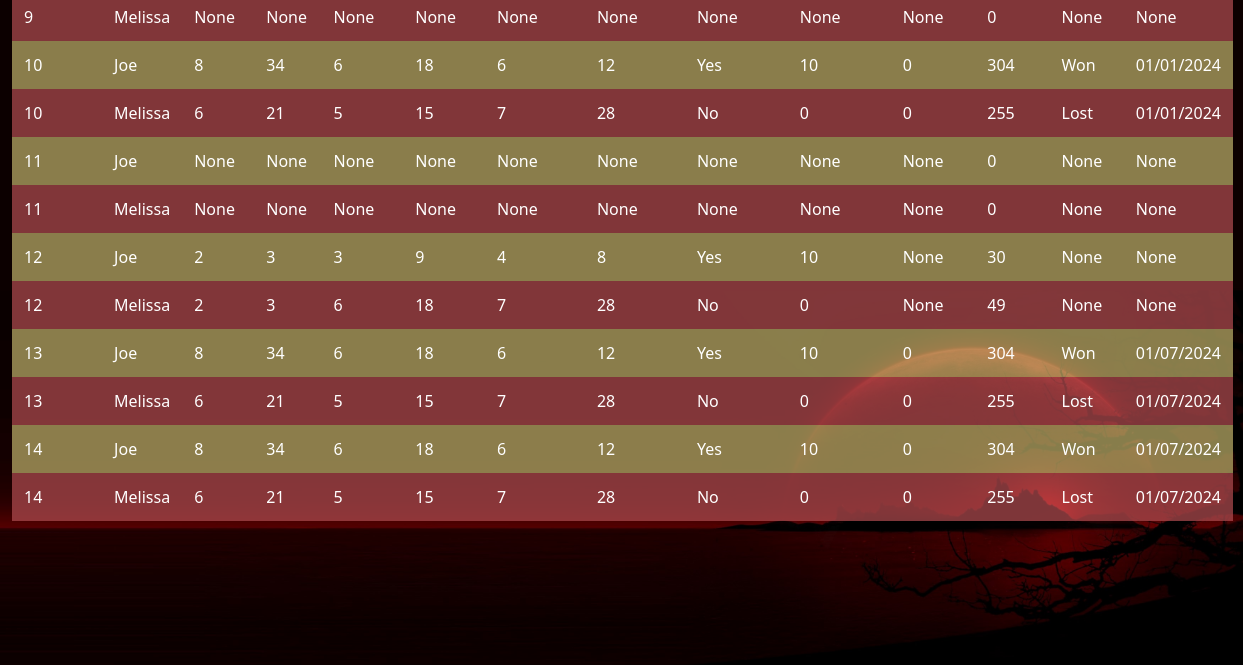
Page /history (lower part) on the earlier database version.
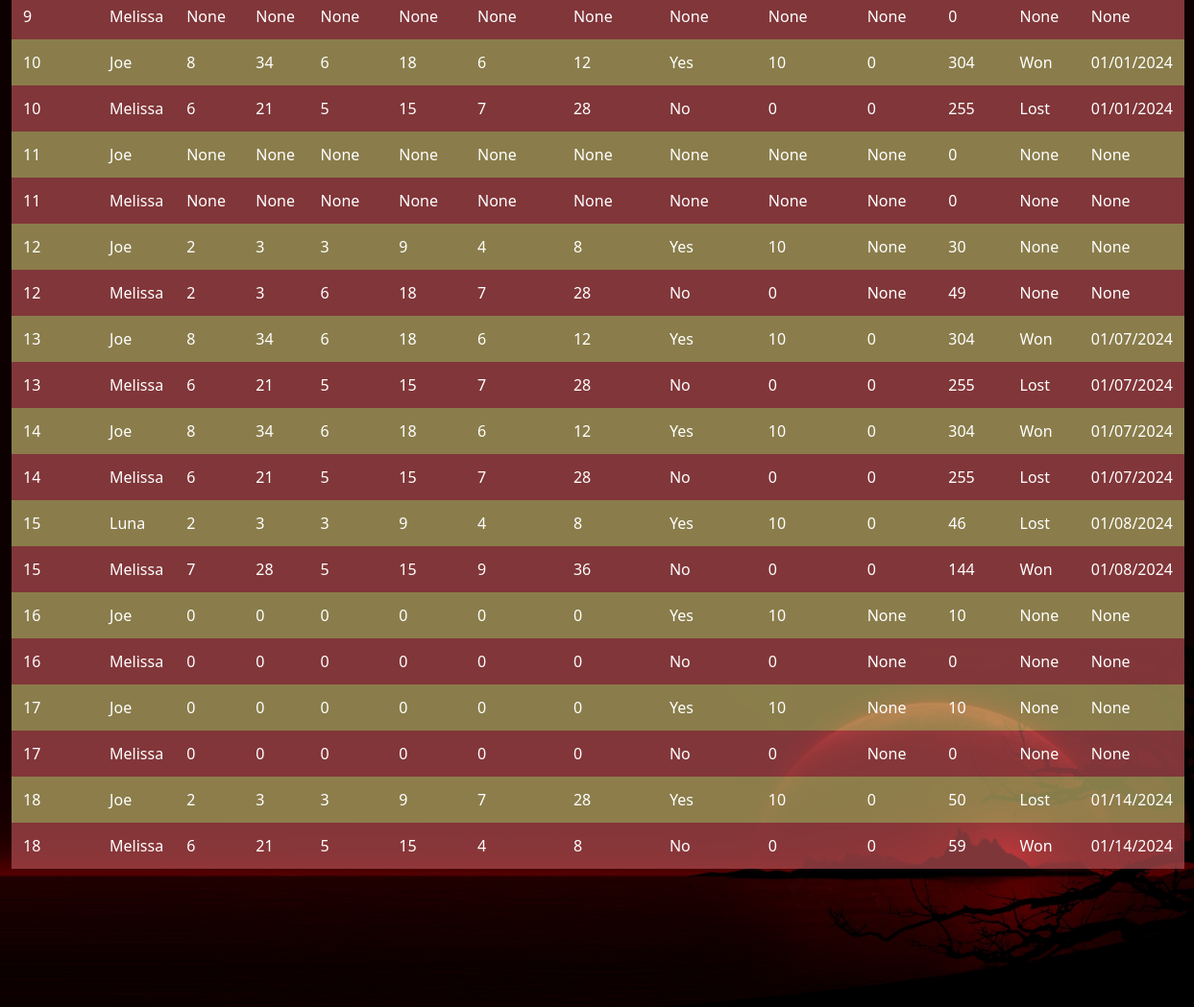
Same page on the later database version.
### tables this page shows
CREATE TABLE scores (score_id TEXT NOT NULL PRIMARY KEY, game_number INTEGER NOT NULL, user_name TEXT NOT NULL, fleet_count INTEGER, fleet_score INTEGER, helium_count INTEGER, helium_score INTEGER, influence_count INTEGER, influence_scores INTEGER, sovereign_token TEXT, sovereign_score INTEGER, card_count_score INTEGER, hand_total INTEGER, total INTEGER, result TEXT, date DATETIME);

### app.py (the view)
@app.route("/history")
def history():
    past_games = db.execute("SELECT * FROM scores")
    return render_template("history.html", past_games = past_games)

### app.py (called while the page is built)
@app.after_request
def after_request(response):
    response.headers["Cache-Control"] = "no-cache, no-store, must-revalidate"
    response.headers["Expires"] = 0
    response.headers["Pragma"] = "no-cache"
    return response

### templates/history.html (shortened to what this page needs)
{% extends "red_rising_layout.html" %}
{% block main %}
    <div class="mb-3">
        {% if past_games%}
        <table>
            <tbody>
                {% for past_game in past_games %}
                    <tr>
                        <td>{{ past_game.game_number}}</td>
                        <td>{{ past_game.user_name}}</td>
                        <td>{{ past_game.fleet_count}}</td>
                        <td>{{ past_game.fleet_score}}</td>
                        <td>{{ past_game.helium_count}}</td>
                        <td>{{ past_game.helium_score}}</td>
                        <td>{{ past_game.influence_count}}</td>
                        <td>{{ past_game.influence_scores}}</td>
                        <td>{{ past_game.sovereign_token | capitalize }}</td>
                        <td>{{ past_game.sovereign_score}}</td>
                        <td>{{ past_game.card_count_score}}</td>
                        <td>{{ past_game.hand_total}}</td>
                        <td>{{ past_game.result}}</td>
                        <td>{{ past_game.date}}</td>
                    </tr>
                {% endfor %}
            </tbody>
        </table>
        {% else %}
        <h6 class = "white_header">No Past Games to Display</h6>
        {% endif %}
    </div>
{% endblock %}

### templates/red_rising_layout.html (shortened to what this page needs)
<!DOCTYPE html>
<html lang="en">
<head>
    <link href="https://cdn.jsdelivr.net/npm/bootstrap@5.1.3/dist/css/bootstrap.min.css" rel="stylesheet">
    <link href="/static/styles.css" rel="stylesheet">
</head>
<body>
    <main class="container-fluid py-5 text-center">
        {% block main %}{% endblock %}
    </main>
    <iframe position: fixed; right: 0; bottom: 0; src="https://www.youtube.com/embed/E5WpblyBR38?controls=0&loop=1" frameborder="0" allow="autoplay; encrypted-media" allowfullscreen></iframe>
</body>
</html>

### static/styles.css (style rules this page uses)
body { background-image: url('images/red_moon_longx.jpg'); background-repeat: no-repeat; background-position: right bottom; min-height: 100vh; background-size: contain; background-color: rgb(12, 0, 0) }
table { background-color: rgb(165, 169, 180, .5); margin-bottom: 6rem; width: 100%; }
tbody tr:nth-of-type(even) { background-color: rgb(169, 25, 25, 0.5); }
tbody tr:nth-of-type(odd) { background-color: rgb(187, 165, 61, 0.5); }
iframe { position: fixed; right: 0; bottom: 0; width: 50px; height: 50px; }

Differences in the rows shown:
added scores: game_number "15", user_name "Luna", fleet_count "2", fleet_score "3", helium_count "3", helium_score "9", influence_count "4", influence_scores "8", sovereign_token "Yes", sovereign_score "10", card_count_score "0", hand_total "46", result "Lost", date "01/08/2024"
added scores: game_number "15", user_name "Melissa", fleet_count "7", fleet_score "28", helium_count "5", helium_score "15", influence_count "9", influence_scores "36", sovereign_token "No", sovereign_score "0", card_count_score "0", hand_total "144", result "Won", date "01/08/2024"
added scores: game_number "16", user_name "Joe", fleet_count "0", fleet_score "0", helium_count "0", helium_score "0", influence_count "0", influence_scores "0", sovereign_token "Yes", sovereign_score "10", card_count_score "None", hand_total "10", result "None", date "None"
added scores: game_number "16", user_name "Melissa", fleet_count "0", fleet_score "0", helium_count "0", helium_score "0", influence_count "0", influence_scores "0", sovereign_token "No", sovereign_score "0", card_count_score "None", hand_total "0", result "None", date "None"
added scores: game_number "17", user_name "Joe", fleet_count "0", fleet_score "0", helium_count "0", helium_score "0", influence_count "0", influence_scores "0", sovereign_token "Yes", sovereign_score "10", card_count_score "None", hand_total "10", result "None", date "None"
added scores: game_number "17", user_name "Melissa", fleet_count "0", fleet_score "0", helium_count "0", helium_score "0", influence_count "0", influence_scores "0", sovereign_token "No", sovereign_score "0", card_count_score "None", hand_total "0", result "None", date "None"
added scores: game_number "18", user_name "Joe", fleet_count "2", fleet_score "3", helium_count "3", helium_score "9", influence_count "7", influence_scores "28", sovereign_token "Yes", sovereign_score "10", card_count_score "0", hand_total "50", result "Lost", date "01/14/2024"
added scores: game_number "18", user_name "Melissa", fleet_count "6", fleet_score "21", helium_count "5", helium_score "15", influence_count "4", influence_scores "8", sovereign_token "No", sovereign_score "0", card_count_score "0", hand_total "59", result "Won", date "01/14/2024"
